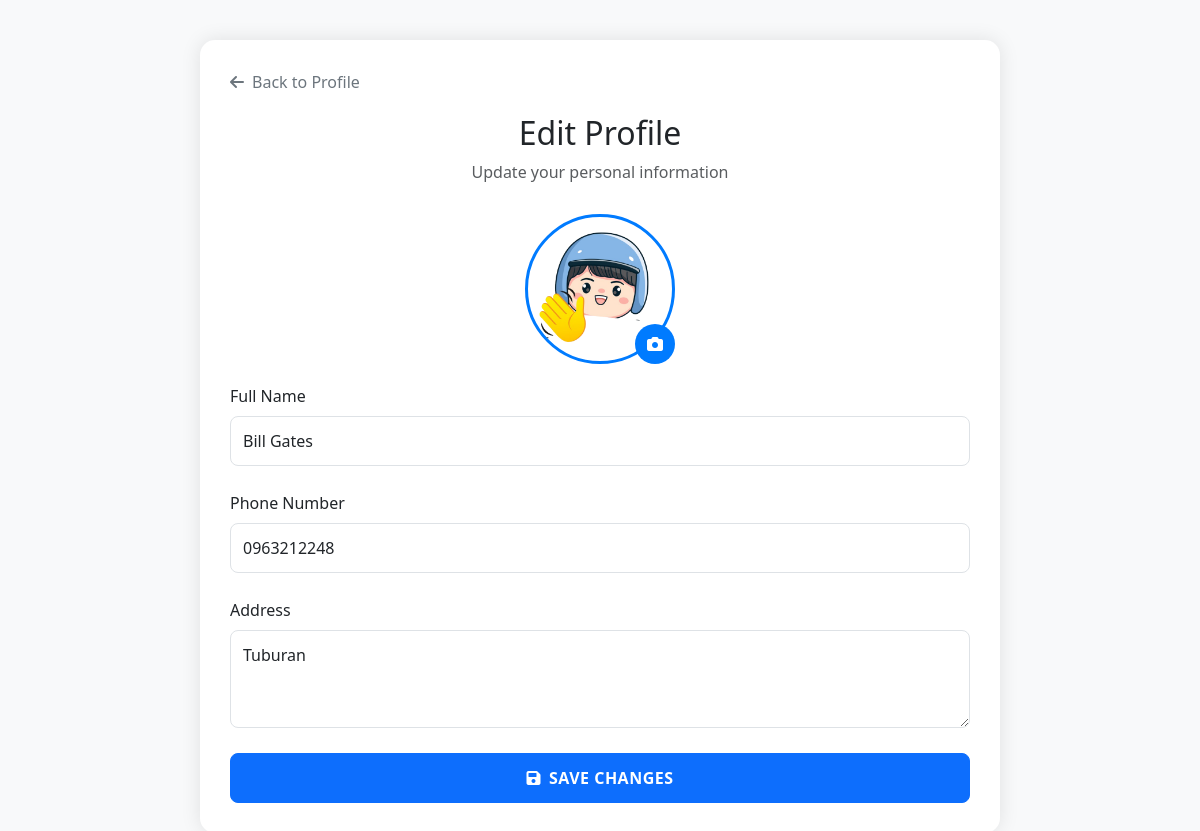
The app's page /edit_profile.php (signed in) with its own data.
### tables this page shows
CREATE TABLE `users` (
  `id` int(11) NOT NULL,
  `username` varchar(50) NOT NULL,
  `email` varchar(100) NOT NULL,
  `password` varchar(255) NOT NULL,
  `full_name` varchar(100) DEFAULT NULL,
  `phone` varchar(20) DEFAULT NULL,
  `address` text DEFAULT NULL,
  `profile_picture` varchar(255) DEFAULT NULL,
  `created_at` datetime DEFAULT current_timestamp()
);

### edit_profile.php (the view, shortened to what this page needs)
<?php
require_once "config.php";
$full_name = $phone = $address = $profile_picture = "";
$full_name_err = $phone_err = $address_err = $profile_picture_err = "";
if ($_SERVER["REQUEST_METHOD"] == "POST") {
    if (empty(trim($_POST["full_name"]))) {
        $full_name_err = "Please enter your full name.";
    } else {
        $full_name = trim($_POST["full_name"]);
    }
    if (!empty(trim($_POST["phone"]))) {
        $phone = trim($_POST["phone"]);
    }
    if (!empty(trim($_POST["address"]))) {
        $address = trim($_POST["address"]);
    }
    if (isset($_FILES["profile_picture"]) && $_FILES["profile_picture"]["error"] == 0) {
        $allowed = array("jpg" => "image/jpg", "jpeg" => "image/jpeg", "gif" => "image/gif", "png" => "image/png");
        $filename = $_FILES["profile_picture"]["name"];
        $filetype = $_FILES["profile_picture"]["type"];
        $filesize = $_FILES["profile_picture"]["size"];
        $ext = pathinfo($filename, PATHINFO_EXTENSION);
        if (!array_key_exists($ext, $allowed)) {
            $profile_picture_err = "Please select a valid file format (JPG, JPEG, PNG, GIF).";
        }
        $maxsize = 5 * 1024 * 1024;
        if ($filesize > $maxsize) {
            $profile_picture_err = "File size is larger than the allowed limit (5MB).";
        }
        if (in_array($filetype, $allowed)) {
            if (file_exists("uploads/" . $filename)) {
                $filename = time() . '_' . $filename;
            }
            $profile_picture = "uploads/" . $filename;
            move_uploaded_file($_FILES["profile_picture"]["tmp_name"], $profile_picture);
        } else {
            $profile_picture_err = "There was a problem with the uploaded file.";
        }
    }
    if (empty($full_name_err) && empty($phone_err) && empty($address_err) && empty($profile_picture_err)) {
        $sql = "UPDATE users SET full_name = ?, phone = ?, address = ?";
        $params = array($full_name, $phone, $address);
        $types = "sss";
        if (!empty($profile_picture)) {
            $sql .= ", profile_picture = ?";
            $params[] = $profile_picture;
            $types .= "s";
        }
        $sql .= " WHERE id = ?";
        $params[] = $_SESSION["id"];
        $types .= "i";
        if ($stmt = mysqli_prepare($link, $sql)) {
            mysqli_stmt_bind_param($stmt, $types, ...$params);
            if (mysqli_stmt_execute($stmt)) {
                header("location: profile.php");
                exit();
            } else {
                echo "Oops! Something went wrong. Please try again later.";
            }
            mysqli_stmt_close($stmt);
        }
    }
    mysqli_close($link);
} else {
    $sql = "SELECT full_name, phone, address, profile_picture FROM users WHERE id = ?";
    if ($stmt = mysqli_prepare($link, $sql)) {
        mysqli_stmt_bind_param($stmt, "i", $_SESSION["id"]);
        if (mysqli_stmt_execute($stmt)) {
            $result = mysqli_stmt_get_result($stmt);
            if ($row = mysqli_fetch_assoc($result)) {
                $full_name = $row["full_name"];
                $phone = $row["phone"];
                $address = $row["address"];
                $profile_picture = $row["profile_picture"];
            }
        }
    }
}
?>
<!DOCTYPE html>
<html lang="en">
<head>
    <link href="https://cdn.jsdelivr.net/npm/bootstrap@5.3.0/dist/css/bootstrap.min.css" rel="stylesheet">
    <link rel="stylesheet" href="https://cdnjs.cloudflare.com/ajax/libs/font-awesome/6.0.0/css/all.min.css">
</head>
<body>
    <div class="container">
        <div class="profile-container">
            <a href="profile.php" class="back-link">
                <i class="fas fa-arrow-left me-2"></i> Back to Profile
            </a>
            <div class="profile-header">
                <h2>Edit Profile</h2>
                <p class="text-muted">Update your personal information</p>
            </div>
            <form action="<?php echo htmlspecialchars($_SERVER["PHP_SELF"]); ?>" method="post" enctype="multipart/form-data">
                <div class="profile-picture-container">
                    <img src="<?php echo !empty($profile_picture) ? htmlspecialchars($profile_picture) : 'assets/default-profile.png'; ?>"
                        alt="Profile Picture"
                        class="profile-picture"
                        id="profile-preview">
                    <label for="profile_picture" class="profile-picture-upload">
                        <i class="fas fa-camera"></i>
                    </label>
                </div>
                <div class="form-group">
                    <label for="full_name" class="form-label">Full Name</label>
                    <input type="text"
                        name="full_name"
                        id="full_name"
                        class="form-control <?php echo (!empty($full_name_err)) ? 'is-invalid' : ''; ?>"
                        value="<?php echo htmlspecialchars($full_name); ?>">
                </div>
                <div class="form-group">
                    <label for="phone" class="form-label">Phone Number</label>
                    <input type="tel"
                        name="phone"
                        id="phone"
                        class="form-control <?php echo (!empty($phone_err)) ? 'is-invalid' : ''; ?>"
                        value="<?php echo htmlspecialchars($phone); ?>">
                </div>
                <div class="form-group">
                    <label for="address" class="form-label">Address</label>
                    <textarea name="address"
                        id="address"
                        class="form-control <?php echo (!empty($address_err)) ? 'is-invalid' : ''; ?>"
                        rows="3"><?php echo htmlspecialchars($address); ?></textarea>
                </div>
                <div class="d-grid gap-2">
                    <button type="submit" class="btn btn-primary">
                        <i class="fas fa-save me-2"></i>Save Changes
                    </button>
                </div>
            </form>
        </div>
    </div>
</body>
</html>

### edit_profile.php (style rules this page uses)
body { background-color: #f8f9fa; font-family: 'Segoe UI', Tahoma, Geneva, Verdana, sans-serif; }
.profile-container { max-width: 800px; margin: 40px auto; padding: 30px; background: white; border-radius: 15px; box-shadow: 0 0 20px rgba(0, 0, 0, 0.1); }
.profile-header { text-align: center; margin-bottom: 30px; }
.profile-picture-container { width: 150px; height: 150px; margin: 0 auto 20px; position: relative; }
.profile-picture { width: 100%; height: 100%; border-radius: 50%; object-fit: cover; border: 3px solid #007bff; }
.profile-picture-upload { position: absolute; bottom: 0; right: 0; background: #007bff; color: white; width: 40px; height: 40px; border-radius: 50%; display: flex; align-items: center; justify-content: center; cursor: pointer; transition: all 0.3s ease; }
.form-group { margin-bottom: 25px; }
.form-control { border-radius: 8px; padding: 12px; border: 1px solid #dee2e6; }
.btn-primary { padding: 12px 30px; border-radius: 8px; font-weight: 600; text-transform: uppercase; letter-spacing: 0.5px; }
.back-link { color: #6c757d; text-decoration: none; display: inline-flex; align-items: center; margin-bottom: 20px; }

### records on screen
users: profile_picture (picture), full_name "Bill Gates", phone "0963212248", address "Tuburan"
